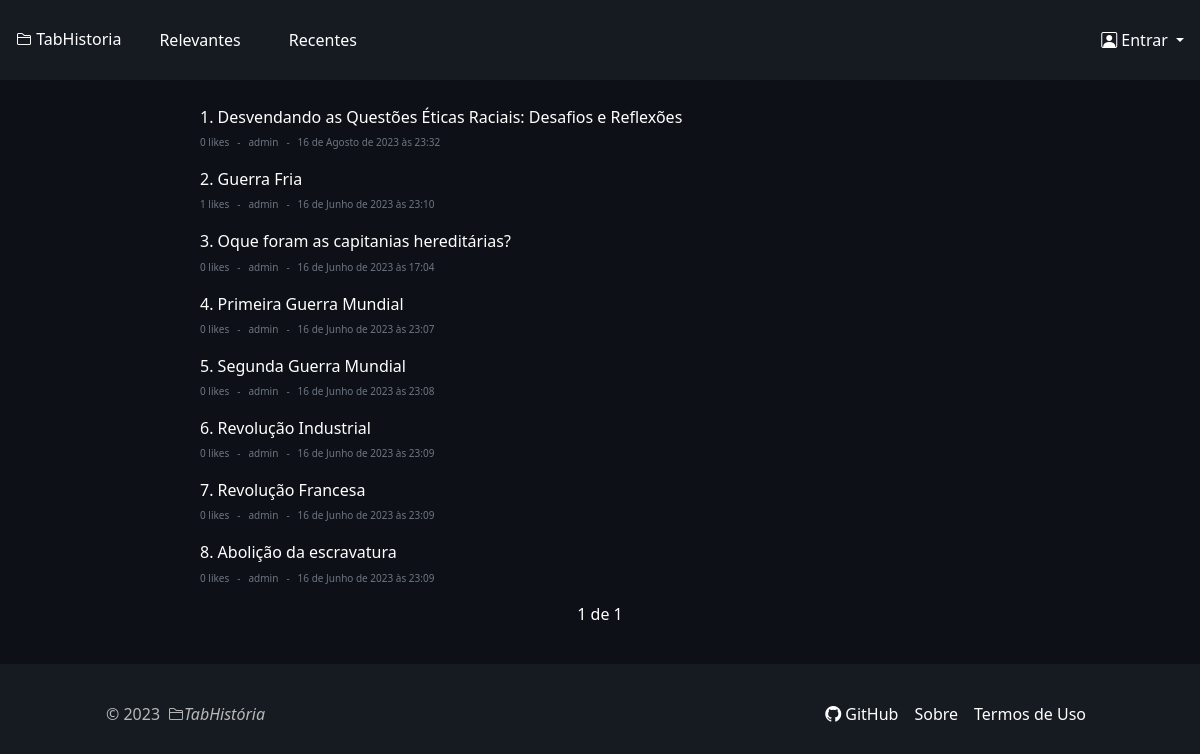
The page / on the database its author committed.
### apps/post/models.py (models this page shows, shortened)
class Post(models.Model):
    title = models.CharField(max_length=100)
    creator = models.ForeignKey(User, on_delete=models.CASCADE)
    likes = models.IntegerField(blank=True, null=True,  default=0)
    users_liked = models.ManyToManyField(
        User, related_name='users_liked', blank=True)
    users_disliked = models.ManyToManyField(
        User, related_name='users_disliked', blank=True)
    comments = models.ManyToManyField(Comment, blank=True)
    creation_date = models.DateTimeField(auto_now_add=True)
    update_date = models.DateTimeField(auto_now=True)
    content = models.TextField()

### apps/home/views.py (the view)
# urls.py: path('', views.home, name='home'),
def home(request):
    if request.method == 'GET':
        category = request.GET.get('category')
        if category == 'recent':
            posts = post.get_posts()
        else:
            posts = post.get_posts().annotate(
                date=TruncDate('creation_date')).order_by('-date', '-likes')
        paginator = Paginator(posts, 10)
        page = request.GET.get('page')
        posts = paginator.get_page(page)
        context = {'posts': posts, 'category': category, 'page_quantit': 10}
        return render(request, 'pages/index.html', context=context)
    return HttpResponse("Invalid request")

### core/custom_filters.py (called while the page is built)
@register.filter
def index_post(value, page):
    if page <= 1:
        return value
    return value + (page -1) * 10

### utils/post.py (called while the page is built)
def get_posts(**kwargs):
    return Post.objects.filter(
        **kwargs
    ).select_related(
        'creator'
    ).prefetch_related(
        'users_liked', 'users_disliked', 'comments'
    ).order_by('-creation_date')

### apps/home/templates/pages/index.html (shortened to what this page needs)
{% extends 'base.html' %}
{% load static %}
{% load custom_filters %}
{% block body %}
<main class="dark-mode" id="main">
  <section class="container text-white pt-4 me-0 pe-0">
    <div class="grid-container">
      {% for post in posts %}
      <div class="news pt-1 grid-item">
        <h2 class="fs-6 weight">
          {{ forloop.counter|index_post:posts.number }}.
          <a href="{% url 'post:post_viewer' post.id %}" class="post-link">{{ post.title }}</a>
        </h2>
        <div class="more d-flex align-items-center justify-content-start gap-2">
          <p>{{ post.likes }} likes</p>
          <p>-</p>
          <p>{{ post.creator }}</p>
          <p>-</p>
          <p>{{ post.creation_date }}</p>
        </div>
      </div>
      {% endfor %}
    </div>
  </section>
  <section class="container d-flex align-items-center justify-content-center px-1">
    <div class="pass">
      <span class="current">
        {{ posts.number }} de {{ posts.paginator.num_pages }}
      </span>
    </div>
  </section>
</main>
{% endblock %}

### templates/static/css/style.css (style rules this page uses)
html, body { margin: 0; padding: 0; box-sizing: border-box; }
* { font-family: system-ui, -apple-system, BlinkMacSystemFont, 'Segoe UI', Roboto, Oxygen, Ubuntu, Cantarell, 'Open Sans', 'Helvetica Neue', sans-serif; }
.dark-mode { min-height: 73vh; padding-bottom: 30px; background-color: #0D1117; }
.text-white { color: white; }
.dark-mode .container { color: #fff; }
.container { max-width: 1012px; }
.more p { font-size: 10px; color: #6E7681; }
a { color: #fff; text-decoration: none; }
.weight { font-weight: 300; }
body { background-color: #161B22; }

### rows shown on the page
Post: title "Desvendando as Questões Éticas Raciais: Desafios e Reflexões", likes "0", creator "admin", creation_date "16 de Agosto de 2023 às 23:32"
Post: title "Guerra Fria", likes "1", creator "admin", creation_date "16 de Junho de 2023 às 23:10"
Post: title "Oque foram as capitanias hereditárias?", likes "0", creator "admin", creation_date "16 de Junho de 2023 às 17:04"
Post: title "Primeira Guerra Mundial", likes "0", creator "admin", creation_date "16 de Junho de 2023 às 23:07"
Post: title "Segunda Guerra Mundial", likes "0", creator "admin", creation_date "16 de Junho de 2023 às 23:08"
Post: title "Revolução Industrial", likes "0", creator "admin", creation_date "16 de Junho de 2023 às 23:09"
Post: title "Revolução Francesa", likes "0", creator "admin", creation_date "16 de Junho de 2023 às 23:09"
Post: title "Abolição da escravatura", likes "0", creator "admin", creation_date "16 de Junho de 2023 às 23:09"

### other values the page prints
{{ posts.number }} "1"
{{ posts.paginator.num_pages }} "1"
